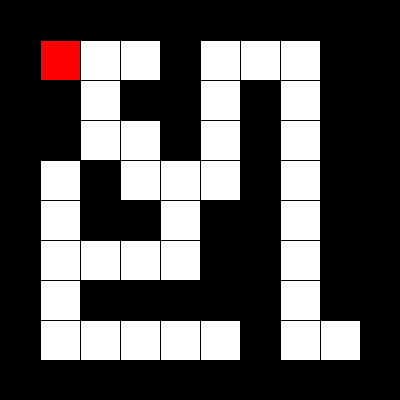
Frame 1 (no input)
Frame 60 (the mouse pressed at the canvas centre just before this capture): identical to frame 1, image omitted
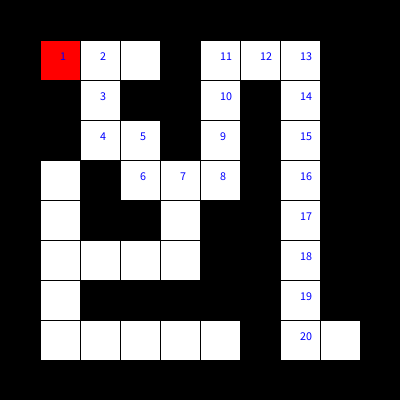
Frame 120 (the mouse held since frame 60 and released just before this capture)

The Processing sketch that drew these frames (run headless with seeded random() and noise(); from frame 60 on, the mouse is pressed at the canvas centre):

// Processing sketch: week15_08_maze_DFS_boolean_teue_false_ok
// ── week15_08_maze_DFS_boolean_teue_false_ok.pde
// week15_08_maze_DFS_boolean_teue_false_ok
int [][]maze = {
  {1, 1, 1, 1, 1, 1, 1, 1, 1, 1},
  {1, 0, 0, 0, 1, 0, 0, 0, 1, 1},
  {1, 1, 0, 1, 1, 0, 1, 0, 1, 1},
  {1, 1, 0, 0, 1, 0, 1, 0, 1, 1},
  {1, 0, 1, 0, 0, 0, 1, 0, 1, 1},
  {1, 0, 1, 1, 0, 1, 1, 0, 1, 1},
  {1, 0, 0, 0, 0, 1, 1, 0, 1, 1},
  {1, 0, 1, 1, 1, 1, 1, 0, 1, 1},
  {1, 0, 0, 0, 0, 0, 1, 0, 0, 1},
  {1, 1, 1, 1, 1, 1, 1, 1, 1, 1},
};
int[][]visited = new int[10][10];
int startI = 1, startJ =1, I =1, J =1, step =1;
void setup() {
  size(400, 400);
  //visited[I][J] =step;
}
void draw() {
  for (int i =0; i<maze.length; i++) {
    for (int j =0; j<maze[0].length; j++) {
      if (maze[i][j]==1)fill(0);
      else fill(255);
      rect(j*40, i*40, 40, 40);
    }
  }
  fill(255, 0, 0);
  rect(startJ*40, startI*40, 40, 40);
  for (int i=0; i<maze.length; i++) {
    for (int j= 0; j<maze[0].length; j++) {
      if (visited[i][j]>0) {
        fill(0, 0, 255);
        text(""+visited[i][j], j*40+20, i*40+20);
      }
    }
  }
}
boolean DFS(int i , int j,int s){
  if(i ==8 && j == 8)return true;
  if(maze[i][j]==1)return false;
  if(visited[i][j]> 0) return false;
  visited[i][j] =s;
  if(DFS(i+1,j, s+1)) return true;
  if(DFS(i-1, j, s+1)) return true;
  if(DFS(i ,j+1 , s+1)) return true;
  if(DFS(i , j-1,s+1))return true;
  visited[i][j] =0;
  return false;
}
void mousePressed() {
  visited[1][1] =0;
  DFS(1,1,1);
}
